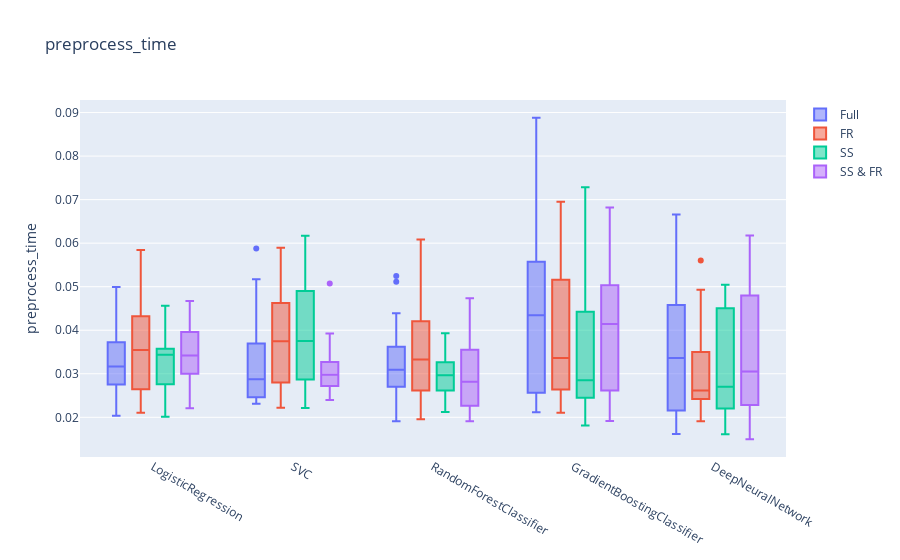
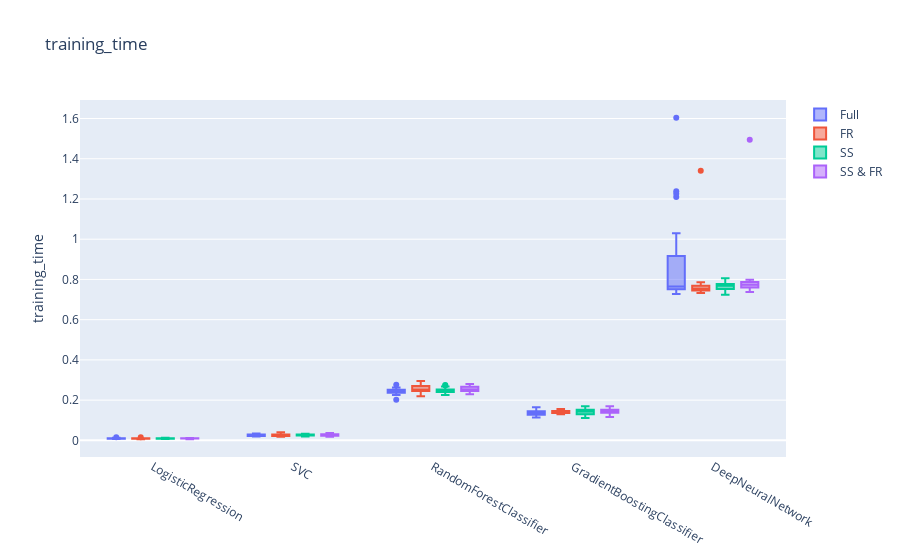
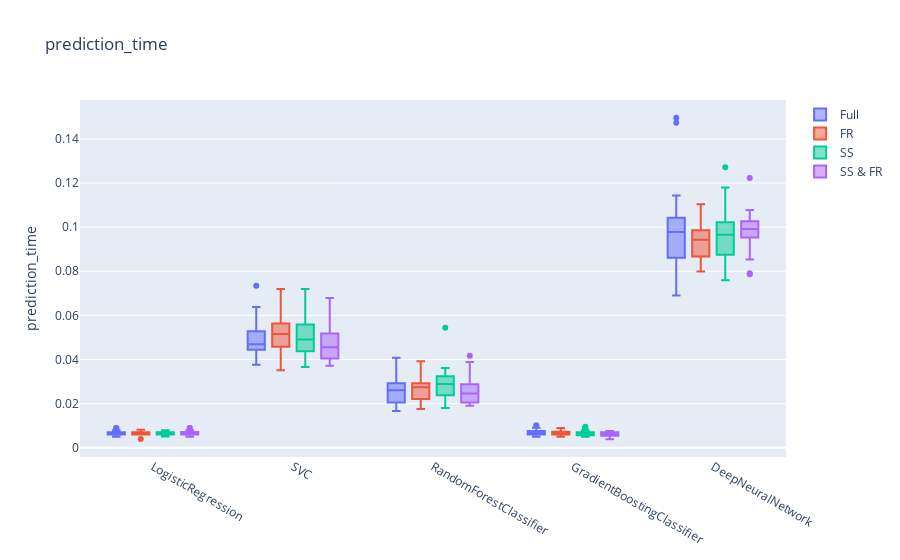

The notebook cell these images were saved under, in order:
### Code cell
make_plots('preprocess_time')
make_plots('training_time')
make_plots('prediction_time')

### Figure 1 — Plotly figure (JSON) as saved in the notebook; plotly's stock layout.template omitted (floating-point values rounded to 4 significant figures)
{"data": [{"name": "Full", "type": "box", "x": ["LogisticRegression", "LogisticRegression", "LogisticRegression", "LogisticRegression", "LogisticRegression", "LogisticRegression", "LogisticRegression", "LogisticRegression", "LogisticRegression", "LogisticRegression", "LogisticRegression", "LogisticRegression", "LogisticRegression", "LogisticRegression", "LogisticRegression", "LogisticRegression", "LogisticRegression", "LogisticRegression", "LogisticRegression", "LogisticRegression", "SVC", "SVC", "SVC", "SVC", "SVC", "SVC", "SVC", "SVC", "SVC", "SVC", "SVC", "SVC", "SVC", "SVC", "SVC", "SVC", "SVC", "SVC", "SVC", "SVC", "RandomForestClassifier", "RandomForestClassifier", "RandomForestClassifier", "RandomForestClassifier", "RandomForestClassifier", "RandomForestClassifier", "RandomForestClassifier", "RandomForestClassifier", "RandomForestClassifier", "RandomForestClassifier", "RandomForestClassifier", "RandomForestClassifier", "RandomForestClassifier", "RandomForestClassifier", "RandomForestClassifier", "RandomForestClassifier", "RandomForestClassifier", "RandomForestClassifier", "RandomForestClassifier", "RandomForestClassifier", "GradientBoostingClassifier", "GradientBoostingClassifier", "GradientBoostingClassifier", "GradientBoostingClassifier", "GradientBoostingClassifier", "GradientBoostingClassifier", "GradientBoostingClassifier", "GradientBoostingClassifier", "GradientBoostingClassifier", "GradientBoostingClassifier", "GradientBoostingClassifier", "GradientBoostingClassifier", "GradientBoostingClassifier", "GradientBoostingClassifier", "GradientBoostingClassifier", "GradientBoostingClassifier", "GradientBoostingClassifier", "GradientBoostingClassifier", "GradientBoostingClassifier", "GradientBoostingClassifier", "DeepNeuralNetwork", "DeepNeuralNetwork", "DeepNeuralNetwork", "DeepNeuralNetwork", "DeepNeuralNetwork", "DeepNeuralNetwork", "DeepNeuralNetwork", "DeepNeuralNetwork", "DeepNeuralNetwork", "DeepNeuralNetwork", "DeepNeuralNetwork", "DeepNeuralNetwork", "DeepNeuralNetwork", "DeepNeuralNetwork", "DeepNeuralNetwork", "DeepNeuralNetwork", "DeepNeuralNetwork", "DeepNeuralNetwork", "DeepNeuralNetwork", "DeepNeuralNetwork"], "y": [0.03111, 0.02713, 0.04081, 0.02916, 0.02731, 0.03308, 0.03526, 0.02038, 0.03016, 0.04992, 0.02401, 0.02426, 0.0322, 0.04103, 0.0301, 0.03454, 0.04131, 0.02775, 0.03315, 0.03921, 0.02314, 0.02693, 0.02412, 0.03875, 0.0284, 0.02465, 0.02923, 0.02451, 0.02353, 0.02905, 0.04254, 0.0588, 0.02332, 0.03283, 0.0361, 0.05172, 0.0271, 0.028, 0.03782, 0.03406, 0.03478, 0.029, 0.02886, 0.0191, 0.0358, 0.02431, 0.03666, 0.02897, 0.03218, 0.02752, 0.04025, 0.05245, 0.0251, 0.02968, 0.03575, 0.03426, 0.04391, 0.02225, 0.05115, 0.02649, 0.04551, 0.03303, 0.06635, 0.04993, 0.04399, 0.02424, 0.05204, 0.08878, 0.02245, 0.04337, 0.07049, 0.02219, 0.02121, 0.02116, 0.02705, 0.04353, 0.03623, 0.05938, 0.04317, 0.06853, 0.06661, 0.058, 0.04547, 0.02312, 0.04104, 0.01916, 0.02712, 0.02743, 0.01617, 0.05082, 0.01916, 0.04609, 0.03215, 0.04482, 0.05585, 0.03512, 0.0231, 0.01953, 0.02003, 0.03653]}, {"name": "FR", "type": "box", "x": ["LogisticRegression", "LogisticRegression", "LogisticRegression", "LogisticRegression", "LogisticRegression", "LogisticRegression", "LogisticRegression", "LogisticRegression", "LogisticRegression", "LogisticRegression", "LogisticRegression", "LogisticRegression", "LogisticRegression", "LogisticRegression", "LogisticRegression", "LogisticRegression", "LogisticRegression", "LogisticRegression", "LogisticRegression", "LogisticRegression", "SVC", "SVC", "SVC", "SVC", "SVC", "SVC", "SVC", "SVC", "SVC", "SVC", "SVC", "SVC", "SVC", "SVC", "SVC", "SVC", "SVC", "SVC", "SVC", "SVC", "RandomForestClassifier", "RandomForestClassifier", "RandomForestClassifier", "RandomForestClassifier", "RandomForestClassifier", "RandomForestClassifier", "RandomForestClassifier", "RandomForestClassifier", "RandomForestClassifier", "RandomForestClassifier", "RandomForestClassifier", "RandomForestClassifier", "RandomForestClassifier", "RandomForestClassifier", "RandomForestClassifier", "RandomForestClassifier", "RandomForestClassifier", "RandomForestClassifier", "RandomForestClassifier", "RandomForestClassifier", "GradientBoostingClassifier", "GradientBoostingClassifier", "GradientBoostingClassifier", "GradientBoostingClassifier", "GradientBoostingClassifier", "GradientBoostingClassifier", "GradientBoostingClassifier", "GradientBoostingClassifier", "GradientBoostingClassifier", "GradientBoostingClassifier", "GradientBoostingClassifier", "GradientBoostingClassifier", "GradientBoostingClassifier", "GradientBoostingClassifier", "GradientBoostingClassifier", "GradientBoostingClassifier", "GradientBoostingClassifier", "GradientBoostingClassifier", "GradientBoostingClassifier", "GradientBoostingClassifier", "DeepNeuralNetwork", "DeepNeuralNetwork", "DeepNeuralNetwork", "DeepNeuralNetwork", "DeepNeuralNetwork", "DeepNeuralNetwork", "DeepNeuralNetwork", "DeepNeuralNetwork", "DeepNeuralNetwork", "DeepNeuralNetwork", "DeepNeuralNetwork", "DeepNeuralNetwork", "DeepNeuralNetwork", "DeepNeuralNetwork", "DeepNeuralNetwork", "DeepNeuralNetwork", "DeepNeuralNetwork", "DeepNeuralNetwork", "DeepNeuralNetwork", "DeepNeuralNetwork"], "y": [0.04948, 0.02815, 0.03278, 0.02105, 0.0512, 0.02671, 0.02219, 0.02317, 0.02479, 0.04389, 0.04534, 0.03109, 0.03527, 0.04251, 0.03935, 0.03864, 0.05843, 0.02613, 0.04151, 0.03567, 0.03714, 0.0361, 0.03775, 0.05732, 0.03933, 0.02608, 0.032, 0.02926, 0.02715, 0.03782, 0.03848, 0.047, 0.02886, 0.02625, 0.05172, 0.04924, 0.02219, 0.0223, 0.04547, 0.05892, 0.04127, 0.0261, 0.05161, 0.03575, 0.03925, 0.03327, 0.03213, 0.03322, 0.0429, 0.01953, 0.03383, 0.05351, 0.02571, 0.02041, 0.03229, 0.05822, 0.06084, 0.0252, 0.0262, 0.02953, 0.03833, 0.05443, 0.02659, 0.06951, 0.02623, 0.03905, 0.02357, 0.04518, 0.05554, 0.06107, 0.0265, 0.05227, 0.0233, 0.04085, 0.05094, 0.02107, 0.02835, 0.02896, 0.0232, 0.02818, 0.03787, 0.02108, 0.02615, 0.02943, 0.04556, 0.02053, 0.02423, 0.02827, 0.02499, 0.01912, 0.0321, 0.02931, 0.02556, 0.05604, 0.02618, 0.02596, 0.04933, 0.02416, 0.02074, 0.04415]}, {"name": "SS", "type": "box", "x": ["LogisticRegression", "LogisticRegression", "LogisticRegression", "LogisticRegression", "LogisticRegression", "LogisticRegression", "LogisticRegression", "LogisticRegression", "LogisticRegression", "LogisticRegression", "LogisticRegression", "LogisticRegression", "LogisticRegression", "LogisticRegression", "LogisticRegression", "LogisticRegression", "LogisticRegression", "LogisticRegression", "LogisticRegression", "LogisticRegression", "SVC", "SVC", "SVC", "SVC", "SVC", "SVC", "SVC", "SVC", "SVC", "SVC", "SVC", "SVC", "SVC", "SVC", "SVC", "SVC", "SVC", "SVC", "SVC", "SVC", "RandomForestClassifier", "RandomForestClassifier", "RandomForestClassifier", "RandomForestClassifier", "RandomForestClassifier", "RandomForestClassifier", "RandomForestClassifier", "RandomForestClassifier", "RandomForestClassifier", "RandomForestClassifier", "RandomForestClassifier", "RandomForestClassifier", "RandomForestClassifier", "RandomForestClassifier", "RandomForestClassifier", "RandomForestClassifier", "RandomForestClassifier", "RandomForestClassifier", "RandomForestClassifier", "RandomForestClassifier", "GradientBoostingClassifier", "GradientBoostingClassifier", "GradientBoostingClassifier", "GradientBoostingClassifier", "GradientBoostingClassifier", "GradientBoostingClassifier", "GradientBoostingClassifier", "GradientBoostingClassifier", "GradientBoostingClassifier", "GradientBoostingClassifier", "GradientBoostingClassifier", "GradientBoostingClassifier", "GradientBoostingClassifier", "GradientBoostingClassifier", "GradientBoostingClassifier", "GradientBoostingClassifier", "GradientBoostingClassifier", "GradientBoostingClassifier", "GradientBoostingClassifier", "GradientBoostingClassifier", "DeepNeuralNetwork", "DeepNeuralNetwork", "DeepNeuralNetwork", "DeepNeuralNetwork", "DeepNeuralNetwork", "DeepNeuralNetwork", "DeepNeuralNetwork", "DeepNeuralNetwork", "DeepNeuralNetwork", "DeepNeuralNetwork", "DeepNeuralNetwork", "DeepNeuralNetwork", "DeepNeuralNetwork", "DeepNeuralNetwork", "DeepNeuralNetwork", "DeepNeuralNetwork", "DeepNeuralNetwork", "DeepNeuralNetwork", "DeepNeuralNetwork", "DeepNeuralNetwork"], "y": [0.02015, 0.03511, 0.02074, 0.022, 0.03412, 0.03477, 0.0456, 0.03536, 0.03632, 0.03461, 0.03418, 0.04327, 0.03641, 0.03517, 0.02754, 0.03617, 0.03131, 0.02763, 0.02706, 0.03217, 0.05067, 0.0473, 0.04048, 0.0527, 0.05537, 0.0308, 0.0353, 0.03235, 0.05174, 0.02408, 0.03971, 0.02921, 0.02816, 0.02509, 0.06173, 0.02213, 0.02715, 0.02961, 0.04014, 0.04074, 0.0242, 0.03014, 0.03261, 0.02122, 0.02559, 0.03473, 0.03263, 0.03025, 0.03929, 0.02791, 0.02514, 0.02666, 0.03425, 0.0292, 0.03173, 0.02914, 0.02865, 0.03118, 0.03274, 0.02315, 0.03122, 0.02507, 0.02624, 0.04641, 0.04226, 0.07283, 0.02126, 0.03038, 0.02602, 0.03534, 0.03962, 0.0462, 0.01814, 0.02398, 0.02502, 0.02013, 0.02113, 0.06583, 0.02666, 0.05102, 0.04337, 0.02686, 0.0482, 0.0397, 0.02285, 0.04815, 0.01711, 0.02255, 0.05046, 0.02297, 0.02716, 0.04678, 0.0303, 0.01809, 0.01642, 0.04842, 0.03726, 0.02149, 0.01609, 0.02402]}, {"name": "SS & FR", "type": "box", "x": ["LogisticRegression", "LogisticRegression", "LogisticRegression", "LogisticRegression", "LogisticRegression", "LogisticRegression", "LogisticRegression", "LogisticRegression", "LogisticRegression", "LogisticRegression", "LogisticRegression", "LogisticRegression", "LogisticRegression", "LogisticRegression", "LogisticRegression", "LogisticRegression", "LogisticRegression", "LogisticRegression", "LogisticRegression", "LogisticRegression", "SVC", "SVC", "SVC", "SVC", "SVC", "SVC", "SVC", "SVC", "SVC", "SVC", "SVC", "SVC", "SVC", "SVC", "SVC", "SVC", "SVC", "SVC", "SVC", "SVC", "RandomForestClassifier", "RandomForestClassifier", "RandomForestClassifier", "RandomForestClassifier", "RandomForestClassifier", "RandomForestClassifier", "RandomForestClassifier", "RandomForestClassifier", "RandomForestClassifier", "RandomForestClassifier", "RandomForestClassifier", "RandomForestClassifier", "RandomForestClassifier", "RandomForestClassifier", "RandomForestClassifier", "RandomForestClassifier", "RandomForestClassifier", "RandomForestClassifier", "RandomForestClassifier", "RandomForestClassifier", "GradientBoostingClassifier", "GradientBoostingClassifier", "GradientBoostingClassifier", "GradientBoostingClassifier", "GradientBoostingClassifier", "GradientBoostingClassifier", "GradientBoostingClassifier", "GradientBoostingClassifier", "GradientBoostingClassifier", "GradientBoostingClassifier", "GradientBoostingClassifier", "GradientBoostingClassifier", "GradientBoostingClassifier", "GradientBoostingClassifier", "GradientBoostingClassifier", "GradientBoostingClassifier", "GradientBoostingClassifier", "GradientBoostingClassifier", "GradientBoostingClassifier", "GradientBoostingClassifier", "DeepNeuralNetwork", "DeepNeuralNetwork", "DeepNeuralNetwork", "DeepNeuralNetwork", "DeepNeuralNetwork", "DeepNeuralNetwork", "DeepNeuralNetwork", "DeepNeuralNetwork", "DeepNeuralNetwork", "DeepNeuralNetwork", "DeepNeuralNetwork", "DeepNeuralNetwork", "DeepNeuralNetwork", "DeepNeuralNetwork", "DeepNeuralNetwork", "DeepNeuralNetwork", "DeepNeuralNetwork", "DeepNeuralNetwork", "DeepNeuralNetwork", "DeepNeuralNetwork"], "y": [0.04513, 0.03108, 0.04672, 0.03763, 0.03021, 0.03225, 0.04238, 0.02969, 0.03369, 0.03034, 0.03714, 0.0298, 0.0222, 0.0361, 0.03716, 0.0221, 0.04342, 0.02714, 0.04159, 0.03474, 0.03122, 0.03264, 0.0271, 0.02501, 0.03922, 0.03577, 0.02722, 0.02632, 0.02918, 0.03021, 0.03228, 0.02935, 0.03061, 0.02913, 0.03279, 0.02802, 0.02555, 0.024, 0.05073, 0.03823, 0.04734, 0.03887, 0.03087, 0.02416, 0.02299, 0.02232, 0.03727, 0.02877, 0.01909, 0.04343, 0.03376, 0.02813, 0.02823, 0.02431, 0.0331, 0.0272, 0.02024, 0.03861, 0.02131, 0.02065, 0.05211, 0.05238, 0.02016, 0.03077, 0.04282, 0.02316, 0.04244, 0.01917, 0.02817, 0.03784, 0.02412, 0.05019, 0.03014, 0.04784, 0.06818, 0.05707, 0.01915, 0.05052, 0.0404, 0.04431, 0.04844, 0.05689, 0.0495, 0.02244, 0.03616, 0.04632, 0.02323, 0.0201, 0.02917, 0.02161, 0.05142, 0.03128, 0.02413, 0.01498, 0.06178, 0.02498, 0.04747, 0.02974, 0.02114, 0.03181]}], "layout": {"boxmode": "group", "title": {"text": "preprocess_time"}, "yaxis": {"title": {"text": "preprocess_time"}}}}

### Figure 2 — Plotly figure (JSON) as saved in the notebook; plotly's stock layout.template omitted (floating-point values rounded to 4 significant figures)
{"data": [{"name": "Full", "type": "box", "x": ["LogisticRegression", "LogisticRegression", "LogisticRegression", "LogisticRegression", "LogisticRegression", "LogisticRegression", "LogisticRegression", "LogisticRegression", "LogisticRegression", "LogisticRegression", "LogisticRegression", "LogisticRegression", "LogisticRegression", "LogisticRegression", "LogisticRegression", "LogisticRegression", "LogisticRegression", "LogisticRegression", "LogisticRegression", "LogisticRegression", "SVC", "SVC", "SVC", "SVC", "SVC", "SVC", "SVC", "SVC", "SVC", "SVC", "SVC", "SVC", "SVC", "SVC", "SVC", "SVC", "SVC", "SVC", "SVC", "SVC", "RandomForestClassifier", "RandomForestClassifier", "RandomForestClassifier", "RandomForestClassifier", "RandomForestClassifier", "RandomForestClassifier", "RandomForestClassifier", "RandomForestClassifier", "RandomForestClassifier", "RandomForestClassifier", "RandomForestClassifier", "RandomForestClassifier", "RandomForestClassifier", "RandomForestClassifier", "RandomForestClassifier", "RandomForestClassifier", "RandomForestClassifier", "RandomForestClassifier", "RandomForestClassifier", "RandomForestClassifier", "GradientBoostingClassifier", "GradientBoostingClassifier", "GradientBoostingClassifier", "GradientBoostingClassifier", "GradientBoostingClassifier", "GradientBoostingClassifier", "GradientBoostingClassifier", "GradientBoostingClassifier", "GradientBoostingClassifier", "GradientBoostingClassifier", "GradientBoostingClassifier", "GradientBoostingClassifier", "GradientBoostingClassifier", "GradientBoostingClassifier", "GradientBoostingClassifier", "GradientBoostingClassifier", "GradientBoostingClassifier", "GradientBoostingClassifier", "GradientBoostingClassifier", "GradientBoostingClassifier", "DeepNeuralNetwork", "DeepNeuralNetwork", "DeepNeuralNetwork", "DeepNeuralNetwork", "DeepNeuralNetwork", "DeepNeuralNetwork", "DeepNeuralNetwork", "DeepNeuralNetwork", "DeepNeuralNetwork", "DeepNeuralNetwork", "DeepNeuralNetwork", "DeepNeuralNetwork", "DeepNeuralNetwork", "DeepNeuralNetwork", "DeepNeuralNetwork", "DeepNeuralNetwork", "DeepNeuralNetwork", "DeepNeuralNetwork", "DeepNeuralNetwork", "DeepNeuralNetwork"], "y": [0.015, 0.011, 0.011, 0.009477, 0.009999, 0.01115, 0.01001, 0.008151, 0.009, 0.008999, 0.008064, 0.008131, 0.009102, 0.007, 0.01351, 0.007003, 0.009089, 0.01116, 0.009527, 0.01001, 0.02715, 0.03429, 0.01973, 0.02123, 0.02251, 0.02712, 0.01916, 0.02725, 0.02112, 0.02018, 0.02219, 0.03322, 0.02701, 0.02831, 0.02919, 0.02923, 0.02559, 0.02928, 0.03208, 0.024, 0.2484, 0.2369, 0.2625, 0.2498, 0.2254, 0.2514, 0.2532, 0.2458, 0.2479, 0.231, 0.2335, 0.2578, 0.2403, 0.2013, 0.2361, 0.2471, 0.2448, 0.2442, 0.2506, 0.2765, 0.1238, 0.1446, 0.1136, 0.1305, 0.1393, 0.1285, 0.1428, 0.1639, 0.1267, 0.13, 0.1365, 0.1472, 0.1445, 0.1277, 0.1645, 0.1625, 0.1403, 0.1276, 0.1338, 0.1249, 1.603, 1.239, 1.226, 1.029, 0.7351, 0.727, 0.7563, 0.7448, 0.7507, 0.7527, 1.21, 0.7588, 0.7613, 0.7698, 0.7467, 0.7709, 0.7688, 0.7851, 0.8049, 0.7565]}, {"name": "FR", "type": "box", "x": ["LogisticRegression", "LogisticRegression", "LogisticRegression", "LogisticRegression", "LogisticRegression", "LogisticRegression", "LogisticRegression", "LogisticRegression", "LogisticRegression", "LogisticRegression", "LogisticRegression", "LogisticRegression", "LogisticRegression", "LogisticRegression", "LogisticRegression", "LogisticRegression", "LogisticRegression", "LogisticRegression", "LogisticRegression", "LogisticRegression", "SVC", "SVC", "SVC", "SVC", "SVC", "SVC", "SVC", "SVC", "SVC", "SVC", "SVC", "SVC", "SVC", "SVC", "SVC", "SVC", "SVC", "SVC", "SVC", "SVC", "RandomForestClassifier", "RandomForestClassifier", "RandomForestClassifier", "RandomForestClassifier", "RandomForestClassifier", "RandomForestClassifier", "RandomForestClassifier", "RandomForestClassifier", "RandomForestClassifier", "RandomForestClassifier", "RandomForestClassifier", "RandomForestClassifier", "RandomForestClassifier", "RandomForestClassifier", "RandomForestClassifier", "RandomForestClassifier", "RandomForestClassifier", "RandomForestClassifier", "RandomForestClassifier", "RandomForestClassifier", "GradientBoostingClassifier", "GradientBoostingClassifier", "GradientBoostingClassifier", "GradientBoostingClassifier", "GradientBoostingClassifier", "GradientBoostingClassifier", "GradientBoostingClassifier", "GradientBoostingClassifier", "GradientBoostingClassifier", "GradientBoostingClassifier", "GradientBoostingClassifier", "GradientBoostingClassifier", "GradientBoostingClassifier", "GradientBoostingClassifier", "GradientBoostingClassifier", "GradientBoostingClassifier", "GradientBoostingClassifier", "GradientBoostingClassifier", "GradientBoostingClassifier", "GradientBoostingClassifier", "DeepNeuralNetwork", "DeepNeuralNetwork", "DeepNeuralNetwork", "DeepNeuralNetwork", "DeepNeuralNetwork", "DeepNeuralNetwork", "DeepNeuralNetwork", "DeepNeuralNetwork", "DeepNeuralNetwork", "DeepNeuralNetwork", "DeepNeuralNetwork", "DeepNeuralNetwork", "DeepNeuralNetwork", "DeepNeuralNetwork", "DeepNeuralNetwork", "DeepNeuralNetwork", "DeepNeuralNetwork", "DeepNeuralNetwork", "DeepNeuralNetwork", "DeepNeuralNetwork"], "y": [0.008128, 0.007002, 0.009012, 0.007999, 0.008, 0.01108, 0.007512, 0.009092, 0.008087, 0.0101, 0.01601, 0.01001, 0.009068, 0.008, 0.01, 0.01051, 0.01041, 0.006001, 0.009118, 0.009127, 0.02616, 0.03813, 0.0201, 0.02219, 0.02308, 0.02164, 0.02209, 0.03663, 0.0241, 0.02611, 0.02513, 0.0403, 0.01818, 0.0379, 0.02608, 0.02009, 0.03238, 0.0221, 0.02428, 0.02658, 0.2446, 0.2614, 0.2459, 0.2638, 0.2656, 0.2413, 0.2532, 0.2366, 0.2951, 0.2776, 0.2284, 0.2633, 0.2777, 0.2494, 0.2196, 0.2894, 0.2738, 0.2495, 0.2487, 0.2507, 0.1557, 0.137, 0.1434, 0.1422, 0.1402, 0.136, 0.1421, 0.1293, 0.1331, 0.1437, 0.1526, 0.1527, 0.1443, 0.136, 0.1418, 0.1548, 0.1463, 0.1449, 0.1432, 0.1297, 0.7805, 0.7591, 0.7616, 0.7414, 0.7473, 0.755, 0.7484, 0.7323, 0.7426, 0.7699, 0.75, 0.7675, 0.7422, 0.7489, 1.34, 0.7857, 0.7721, 0.7327, 0.7676, 0.7521]}, {"name": "SS", "type": "box", "x": ["LogisticRegression", "LogisticRegression", "LogisticRegression", "LogisticRegression", "LogisticRegression", "LogisticRegression", "LogisticRegression", "LogisticRegression", "LogisticRegression", "LogisticRegression", "LogisticRegression", "LogisticRegression", "LogisticRegression", "LogisticRegression", "LogisticRegression", "LogisticRegression", "LogisticRegression", "LogisticRegression", "LogisticRegression", "LogisticRegression", "SVC", "SVC", "SVC", "SVC", "SVC", "SVC", "SVC", "SVC", "SVC", "SVC", "SVC", "SVC", "SVC", "SVC", "SVC", "SVC", "SVC", "SVC", "SVC", "SVC", "RandomForestClassifier", "RandomForestClassifier", "RandomForestClassifier", "RandomForestClassifier", "RandomForestClassifier", "RandomForestClassifier", "RandomForestClassifier", "RandomForestClassifier", "RandomForestClassifier", "RandomForestClassifier", "RandomForestClassifier", "RandomForestClassifier", "RandomForestClassifier", "RandomForestClassifier", "RandomForestClassifier", "RandomForestClassifier", "RandomForestClassifier", "RandomForestClassifier", "RandomForestClassifier", "RandomForestClassifier", "GradientBoostingClassifier", "GradientBoostingClassifier", "GradientBoostingClassifier", "GradientBoostingClassifier", "GradientBoostingClassifier", "GradientBoostingClassifier", "GradientBoostingClassifier", "GradientBoostingClassifier", "GradientBoostingClassifier", "GradientBoostingClassifier", "GradientBoostingClassifier", "GradientBoostingClassifier", "GradientBoostingClassifier", "GradientBoostingClassifier", "GradientBoostingClassifier", "GradientBoostingClassifier", "GradientBoostingClassifier", "GradientBoostingClassifier", "GradientBoostingClassifier", "GradientBoostingClassifier", "DeepNeuralNetwork", "DeepNeuralNetwork", "DeepNeuralNetwork", "DeepNeuralNetwork", "DeepNeuralNetwork", "DeepNeuralNetwork", "DeepNeuralNetwork", "DeepNeuralNetwork", "DeepNeuralNetwork", "DeepNeuralNetwork", "DeepNeuralNetwork", "DeepNeuralNetwork", "DeepNeuralNetwork", "DeepNeuralNetwork", "DeepNeuralNetwork", "DeepNeuralNetwork", "DeepNeuralNetwork", "DeepNeuralNetwork", "DeepNeuralNetwork", "DeepNeuralNetwork"], "y": [0.008139, 0.009998, 0.007998, 0.01016, 0.008999, 0.01, 0.009023, 0.008, 0.00808, 0.007999, 0.01111, 0.01011, 0.008106, 0.007972, 0.009033, 0.007157, 0.01008, 0.006974, 0.01004, 0.013, 0.0302, 0.02613, 0.02399, 0.0293, 0.02338, 0.02708, 0.024, 0.021, 0.02513, 0.01877, 0.02415, 0.02819, 0.02609, 0.03227, 0.02507, 0.03013, 0.02414, 0.03332, 0.02565, 0.02113, 0.2534, 0.2485, 0.2528, 0.2526, 0.2673, 0.2397, 0.2405, 0.2369, 0.2751, 0.2305, 0.2731, 0.2426, 0.243, 0.2376, 0.2515, 0.2422, 0.2259, 0.259, 0.2455, 0.2511, 0.1641, 0.1446, 0.1452, 0.1112, 0.1365, 0.1378, 0.1428, 0.1493, 0.1296, 0.1446, 0.1244, 0.1189, 0.155, 0.1276, 0.1619, 0.1692, 0.1642, 0.13, 0.1464, 0.1387, 0.7747, 0.767, 0.7807, 0.7498, 0.7573, 0.7403, 0.7386, 0.7667, 0.7742, 0.7957, 0.7657, 0.806, 0.775, 0.7718, 0.7539, 0.7358, 0.7706, 0.7232, 0.7825, 0.787]}, {"name": "SS & FR", "type": "box", "x": ["LogisticRegression", "LogisticRegression", "LogisticRegression", "LogisticRegression", "LogisticRegression", "LogisticRegression", "LogisticRegression", "LogisticRegression", "LogisticRegression", "LogisticRegression", "LogisticRegression", "LogisticRegression", "LogisticRegression", "LogisticRegression", "LogisticRegression", "LogisticRegression", "LogisticRegression", "LogisticRegression", "LogisticRegression", "LogisticRegression", "SVC", "SVC", "SVC", "SVC", "SVC", "SVC", "SVC", "SVC", "SVC", "SVC", "SVC", "SVC", "SVC", "SVC", "SVC", "SVC", "SVC", "SVC", "SVC", "SVC", "RandomForestClassifier", "RandomForestClassifier", "RandomForestClassifier", "RandomForestClassifier", "RandomForestClassifier", "RandomForestClassifier", "RandomForestClassifier", "RandomForestClassifier", "RandomForestClassifier", "RandomForestClassifier", "RandomForestClassifier", "RandomForestClassifier", "RandomForestClassifier", "RandomForestClassifier", "RandomForestClassifier", "RandomForestClassifier", "RandomForestClassifier", "RandomForestClassifier", "RandomForestClassifier", "RandomForestClassifier", "GradientBoostingClassifier", "GradientBoostingClassifier", "GradientBoostingClassifier", "GradientBoostingClassifier", "GradientBoostingClassifier", "GradientBoostingClassifier", "GradientBoostingClassifier", "GradientBoostingClassifier", "GradientBoostingClassifier", "GradientBoostingClassifier", "GradientBoostingClassifier", "GradientBoostingClassifier", "GradientBoostingClassifier", "GradientBoostingClassifier", "GradientBoostingClassifier", "GradientBoostingClassifier", "GradientBoostingClassifier", "GradientBoostingClassifier", "GradientBoostingClassifier", "GradientBoostingClassifier", "DeepNeuralNetwork", "DeepNeuralNetwork", "DeepNeuralNetwork", "DeepNeuralNetwork", "DeepNeuralNetwork", "DeepNeuralNetwork", "DeepNeuralNetwork", "DeepNeuralNetwork", "DeepNeuralNetwork", "DeepNeuralNetwork", "DeepNeuralNetwork", "DeepNeuralNetwork", "DeepNeuralNetwork", "DeepNeuralNetwork", "DeepNeuralNetwork", "DeepNeuralNetwork", "DeepNeuralNetwork", "DeepNeuralNetwork", "DeepNeuralNetwork", "DeepNeuralNetwork"], "y": [0.01099, 0.01109, 0.008001, 0.01226, 0.009, 0.01097, 0.01013, 0.009103, 0.008999, 0.009122, 0.0111, 0.009129, 0.009685, 0.006111, 0.00911, 0.008002, 0.01102, 0.007998, 0.01147, 0.0101, 0.02101, 0.02334, 0.03082, 0.026, 0.02912, 0.03321, 0.02548, 0.03479, 0.023, 0.02423, 0.02214, 0.03128, 0.02513, 0.02766, 0.02227, 0.01816, 0.02708, 0.03, 0.03713, 0.02251, 0.2518, 0.2798, 0.2572, 0.2682, 0.2488, 0.2679, 0.2468, 0.231, 0.2784, 0.2534, 0.2439, 0.266, 0.2403, 0.2572, 0.2486, 0.2526, 0.2492, 0.2725, 0.2405, 0.2292, 0.1518, 0.1422, 0.1435, 0.1475, 0.169, 0.1488, 0.1587, 0.1585, 0.1523, 0.1511, 0.1338, 0.1158, 0.1449, 0.1499, 0.1553, 0.127, 0.1352, 0.1342, 0.1433, 0.1381, 0.774, 0.7795, 0.7545, 1.495, 0.7981, 0.7964, 0.7856, 0.7374, 0.7783, 0.766, 0.7463, 0.7375, 0.7701, 0.7736, 0.7706, 0.7513, 0.7876, 0.7711, 0.7868, 0.7906]}], "layout": {"boxmode": "group", "title": {"text": "training_time"}, "yaxis": {"title": {"text": "training_time"}}}}

### Figure 3 — Plotly figure (JSON) as saved in the notebook; plotly's stock layout.template omitted (floating-point values rounded to 4 significant figures)
{"data": [{"name": "Full", "type": "box", "x": ["LogisticRegression", "LogisticRegression", "LogisticRegression", "LogisticRegression", "LogisticRegression", "LogisticRegression", "LogisticRegression", "LogisticRegression", "LogisticRegression", "LogisticRegression", "LogisticRegression", "LogisticRegression", "LogisticRegression", "LogisticRegression", "LogisticRegression", "LogisticRegression", "LogisticRegression", "LogisticRegression", "LogisticRegression", "LogisticRegression", "SVC", "SVC", "SVC", "SVC", "SVC", "SVC", "SVC", "SVC", "SVC", "SVC", "SVC", "SVC", "SVC", "SVC", "SVC", "SVC", "SVC", "SVC", "SVC", "SVC", "RandomForestClassifier", "RandomForestClassifier", "RandomForestClassifier", "RandomForestClassifier", "RandomForestClassifier", "RandomForestClassifier", "RandomForestClassifier", "RandomForestClassifier", "RandomForestClassifier", "RandomForestClassifier", "RandomForestClassifier", "RandomForestClassifier", "RandomForestClassifier", "RandomForestClassifier", "RandomForestClassifier", "RandomForestClassifier", "RandomForestClassifier", "RandomForestClassifier", "RandomForestClassifier", "RandomForestClassifier", "GradientBoostingClassifier", "GradientBoostingClassifier", "GradientBoostingClassifier", "GradientBoostingClassifier", "GradientBoostingClassifier", "GradientBoostingClassifier", "GradientBoostingClassifier", "GradientBoostingClassifier", "GradientBoostingClassifier", "GradientBoostingClassifier", "GradientBoostingClassifier", "GradientBoostingClassifier", "GradientBoostingClassifier", "GradientBoostingClassifier", "GradientBoostingClassifier", "GradientBoostingClassifier", "GradientBoostingClassifier", "GradientBoostingClassifier", "GradientBoostingClassifier", "GradientBoostingClassifier", "DeepNeuralNetwork", "DeepNeuralNetwork", "DeepNeuralNetwork", "DeepNeuralNetwork", "DeepNeuralNetwork", "DeepNeuralNetwork", "DeepNeuralNetwork", "DeepNeuralNetwork", "DeepNeuralNetwork", "DeepNeuralNetwork", "DeepNeuralNetwork", "DeepNeuralNetwork", "DeepNeuralNetwork", "DeepNeuralNetwork", "DeepNeuralNetwork", "DeepNeuralNetwork", "DeepNeuralNetwork", "DeepNeuralNetwork", "DeepNeuralNetwork", "DeepNeuralNetwork"], "y": [0.006998, 0.008987, 0.007997, 0.006, 0.006008, 0.006997, 0.007101, 0.00651, 0.007, 0.006002, 0.006986, 0.007001, 0.007151, 0.005999, 0.007106, 0.007113, 0.005003, 0.009002, 0.006228, 0.006001, 0.04609, 0.05287, 0.0435, 0.05066, 0.04019, 0.04759, 0.0393, 0.04477, 0.03765, 0.04518, 0.05675, 0.05282, 0.04416, 0.04782, 0.0497, 0.04629, 0.04521, 0.06386, 0.05789, 0.07347, 0.01874, 0.02812, 0.04081, 0.02438, 0.02597, 0.03203, 0.02917, 0.02422, 0.03615, 0.02927, 0.01664, 0.027, 0.01711, 0.01721, 0.02129, 0.02641, 0.02413, 0.03941, 0.02631, 0.01974, 0.006998, 0.007104, 0.007003, 0.006965, 0.006, 0.01018, 0.005997, 0.007167, 0.006169, 0.004997, 0.007032, 0.008096, 0.007227, 0.008039, 0.009, 0.005622, 0.006602, 0.006085, 0.005958, 0.009104, 0.1495, 0.1472, 0.1073, 0.08344, 0.07835, 0.1143, 0.1061, 0.09603, 0.09235, 0.0824, 0.07414, 0.09844, 0.1003, 0.09724, 0.09428, 0.1008, 0.08888, 0.1023, 0.06907, 0.1007]}, {"name": "FR", "type": "box", "x": ["LogisticRegression", "LogisticRegression", "LogisticRegression", "LogisticRegression", "LogisticRegression", "LogisticRegression", "LogisticRegression", "LogisticRegression", "LogisticRegression", "LogisticRegression", "LogisticRegression", "LogisticRegression", "LogisticRegression", "LogisticRegression", "LogisticRegression", "LogisticRegression", "LogisticRegression", "LogisticRegression", "LogisticRegression", "LogisticRegression", "SVC", "SVC", "SVC", "SVC", "SVC", "SVC", "SVC", "SVC", "SVC", "SVC", "SVC", "SVC", "SVC", "SVC", "SVC", "SVC", "SVC", "SVC", "SVC", "SVC", "RandomForestClassifier", "RandomForestClassifier", "RandomForestClassifier", "RandomForestClassifier", "RandomForestClassifier", "RandomForestClassifier", "RandomForestClassifier", "RandomForestClassifier", "RandomForestClassifier", "RandomForestClassifier", "RandomForestClassifier", "RandomForestClassifier", "RandomForestClassifier", "RandomForestClassifier", "RandomForestClassifier", "RandomForestClassifier", "RandomForestClassifier", "RandomForestClassifier", "RandomForestClassifier", "RandomForestClassifier", "GradientBoostingClassifier", "GradientBoostingClassifier", "GradientBoostingClassifier", "GradientBoostingClassifier", "GradientBoostingClassifier", "GradientBoostingClassifier", "GradientBoostingClassifier", "GradientBoostingClassifier", "GradientBoostingClassifier", "GradientBoostingClassifier", "GradientBoostingClassifier", "GradientBoostingClassifier", "GradientBoostingClassifier", "GradientBoostingClassifier", "GradientBoostingClassifier", "GradientBoostingClassifier", "GradientBoostingClassifier", "GradientBoostingClassifier", "GradientBoostingClassifier", "GradientBoostingClassifier", "DeepNeuralNetwork", "DeepNeuralNetwork", "DeepNeuralNetwork", "DeepNeuralNetwork", "DeepNeuralNetwork", "DeepNeuralNetwork", "DeepNeuralNetwork", "DeepNeuralNetwork", "DeepNeuralNetwork", "DeepNeuralNetwork", "DeepNeuralNetwork", "DeepNeuralNetwork", "DeepNeuralNetwork", "DeepNeuralNetwork", "DeepNeuralNetwork", "DeepNeuralNetwork", "DeepNeuralNetwork", "DeepNeuralNetwork", "DeepNeuralNetwork", "DeepNeuralNetwork"], "y": [0.008007, 0.005997, 0.007001, 0.00809, 0.008165, 0.007108, 0.005999, 0.006997, 0.007113, 0.006002, 0.005998, 0.007, 0.006, 0.007, 0.006997, 0.006999, 0.00603, 0.00398, 0.00607, 0.007002, 0.05735, 0.04826, 0.05532, 0.04786, 0.0452, 0.04935, 0.05086, 0.06887, 0.05233, 0.04382, 0.03519, 0.07197, 0.06792, 0.04017, 0.04276, 0.05442, 0.06584, 0.05303, 0.04634, 0.05243, 0.03222, 0.02718, 0.031, 0.0211, 0.02522, 0.02924, 0.01916, 0.022, 0.02814, 0.02501, 0.01795, 0.02911, 0.02925, 0.02767, 0.03918, 0.02664, 0.02215, 0.02817, 0.03617, 0.01759, 0.007968, 0.00612, 0.007168, 0.009002, 0.00619, 0.006163, 0.00712, 0.006962, 0.005129, 0.005998, 0.008002, 0.008168, 0.007113, 0.007107, 0.005919, 0.005249, 0.004999, 0.007479, 0.006047, 0.007165, 0.1104, 0.0858, 0.08451, 0.09573, 0.0953, 0.08749, 0.09345, 0.09958, 0.09269, 0.09149, 0.0991, 0.1041, 0.08402, 0.09758, 0.08063, 0.09796, 0.1015, 0.0799, 0.09401, 0.09461]}, {"name": "SS", "type": "box", "x": ["LogisticRegression", "LogisticRegression", "LogisticRegression", "LogisticRegression", "LogisticRegression", "LogisticRegression", "LogisticRegression", "LogisticRegression", "LogisticRegression", "LogisticRegression", "LogisticRegression", "LogisticRegression", "LogisticRegression", "LogisticRegression", "LogisticRegression", "LogisticRegression", "LogisticRegression", "LogisticRegression", "LogisticRegression", "LogisticRegression", "SVC", "SVC", "SVC", "SVC", "SVC", "SVC", "SVC", "SVC", "SVC", "SVC", "SVC", "SVC", "SVC", "SVC", "SVC", "SVC", "SVC", "SVC", "SVC", "SVC", "RandomForestClassifier", "RandomForestClassifier", "RandomForestClassifier", "RandomForestClassifier", "RandomForestClassifier", "RandomForestClassifier", "RandomForestClassifier", "RandomForestClassifier", "RandomForestClassifier", "RandomForestClassifier", "RandomForestClassifier", "RandomForestClassifier", "RandomForestClassifier", "RandomForestClassifier", "RandomForestClassifier", "RandomForestClassifier", "RandomForestClassifier", "RandomForestClassifier", "RandomForestClassifier", "RandomForestClassifier", "GradientBoostingClassifier", "GradientBoostingClassifier", "GradientBoostingClassifier", "GradientBoostingClassifier", "GradientBoostingClassifier", "GradientBoostingClassifier", "GradientBoostingClassifier", "GradientBoostingClassifier", "GradientBoostingClassifier", "GradientBoostingClassifier", "GradientBoostingClassifier", "GradientBoostingClassifier", "GradientBoostingClassifier", "GradientBoostingClassifier", "GradientBoostingClassifier", "GradientBoostingClassifier", "GradientBoostingClassifier", "GradientBoostingClassifier", "GradientBoostingClassifier", "GradientBoostingClassifier", "DeepNeuralNetwork", "DeepNeuralNetwork", "DeepNeuralNetwork", "DeepNeuralNetwork", "DeepNeuralNetwork", "DeepNeuralNetwork", "DeepNeuralNetwork", "DeepNeuralNetwork", "DeepNeuralNetwork", "DeepNeuralNetwork", "DeepNeuralNetwork", "DeepNeuralNetwork", "DeepNeuralNetwork", "DeepNeuralNetwork", "DeepNeuralNetwork", "DeepNeuralNetwork", "DeepNeuralNetwork", "DeepNeuralNetwork", "DeepNeuralNetwork", "DeepNeuralNetwork"], "y": [0.006079, 0.007111, 0.005998, 0.00663, 0.00603, 0.006996, 0.005984, 0.007999, 0.006001, 0.006, 0.007143, 0.005999, 0.006096, 0.008, 0.00512, 0.006661, 0.007144, 0.005998, 0.006511, 0.005999, 0.04206, 0.04979, 0.04816, 0.03667, 0.05939, 0.05598, 0.05276, 0.05016, 0.07193, 0.04044, 0.04601, 0.04429, 0.04248, 0.06041, 0.0534, 0.05578, 0.04318, 0.04841, 0.05644, 0.04777, 0.03261, 0.02512, 0.02364, 0.02515, 0.03099, 0.01801, 0.02911, 0.03131, 0.02916, 0.02315, 0.02512, 0.02177, 0.03231, 0.03612, 0.02408, 0.03316, 0.02017, 0.03342, 0.02878, 0.05439, 0.008991, 0.006987, 0.00617, 0.009562, 0.005997, 0.005996, 0.006994, 0.008, 0.006054, 0.004996, 0.005001, 0.009064, 0.007001, 0.005493, 0.007081, 0.005081, 0.006084, 0.005001, 0.006067, 0.007, 0.1049, 0.08127, 0.1045, 0.09849, 0.09803, 0.09511, 0.1179, 0.0759, 0.0946, 0.0994, 0.08024, 0.08341, 0.1145, 0.08308, 0.09992, 0.09245, 0.09499, 0.1271, 0.09953, 0.09154]}, {"name": "SS & FR", "type": "box", "x": ["LogisticRegression", "LogisticRegression", "LogisticRegression", "LogisticRegression", "LogisticRegression", "LogisticRegression", "LogisticRegression", "LogisticRegression", "LogisticRegression", "LogisticRegression", "LogisticRegression", "LogisticRegression", "LogisticRegression", "LogisticRegression", "LogisticRegression", "LogisticRegression", "LogisticRegression", "LogisticRegression", "LogisticRegression", "LogisticRegression", "SVC", "SVC", "SVC", "SVC", "SVC", "SVC", "SVC", "SVC", "SVC", "SVC", "SVC", "SVC", "SVC", "SVC", "SVC", "SVC", "SVC", "SVC", "SVC", "SVC", "RandomForestClassifier", "RandomForestClassifier", "RandomForestClassifier", "RandomForestClassifier", "RandomForestClassifier", "RandomForestClassifier", "RandomForestClassifier", "RandomForestClassifier", "RandomForestClassifier", "RandomForestClassifier", "RandomForestClassifier", "RandomForestClassifier", "RandomForestClassifier", "RandomForestClassifier", "RandomForestClassifier", "RandomForestClassifier", "RandomForestClassifier", "RandomForestClassifier", "RandomForestClassifier", "RandomForestClassifier", "GradientBoostingClassifier", "GradientBoostingClassifier", "GradientBoostingClassifier", "GradientBoostingClassifier", "GradientBoostingClassifier", "GradientBoostingClassifier", "GradientBoostingClassifier", "GradientBoostingClassifier", "GradientBoostingClassifier", "GradientBoostingClassifier", "GradientBoostingClassifier", "GradientBoostingClassifier", "GradientBoostingClassifier", "GradientBoostingClassifier", "GradientBoostingClassifier", "GradientBoostingClassifier", "GradientBoostingClassifier", "GradientBoostingClassifier", "GradientBoostingClassifier", "GradientBoostingClassifier", "DeepNeuralNetwork", "DeepNeuralNetwork", "DeepNeuralNetwork", "DeepNeuralNetwork", "DeepNeuralNetwork", "DeepNeuralNetwork", "DeepNeuralNetwork", "DeepNeuralNetwork", "DeepNeuralNetwork", "DeepNeuralNetwork", "DeepNeuralNetwork", "DeepNeuralNetwork", "DeepNeuralNetwork", "DeepNeuralNetwork", "DeepNeuralNetwork", "DeepNeuralNetwork", "DeepNeuralNetwork", "DeepNeuralNetwork", "DeepNeuralNetwork", "DeepNeuralNetwork"], "y": [0.008995, 0.008004, 0.006999, 0.007126, 0.007006, 0.007014, 0.007081, 0.007157, 0.009029, 0.007012, 0.006041, 0.006994, 0.007, 0.005002, 0.006098, 0.005002, 0.005132, 0.006, 0.007156, 0.006005, 0.04231, 0.04075, 0.04049, 0.05271, 0.03829, 0.04073, 0.0392, 0.05578, 0.05239, 0.04888, 0.04762, 0.03827, 0.04353, 0.03723, 0.06788, 0.04041, 0.0499, 0.05123, 0.04978, 0.05276, 0.02116, 0.0252, 0.021, 0.01938, 0.02206, 0.03194, 0.01915, 0.04175, 0.02018, 0.02891, 0.02637, 0.024, 0.02867, 0.02629, 0.02213, 0.0389, 0.02613, 0.01916, 0.01905, 0.03282, 0.007088, 0.007079, 0.006, 0.006125, 0.007614, 0.006001, 0.006992, 0.006231, 0.006106, 0.007204, 0.005911, 0.003998, 0.005127, 0.007, 0.007004, 0.004257, 0.005008, 0.006999, 0.003932, 0.006134, 0.09899, 0.1029, 0.1049, 0.07867, 0.1034, 0.1223, 0.1024, 0.08533, 0.09994, 0.1005, 0.1018, 0.07907, 0.09655, 0.09812, 0.09921, 0.09456, 0.09921, 0.09601, 0.08751, 0.1078]}], "layout": {"boxmode": "group", "title": {"text": "prediction_time"}, "yaxis": {"title": {"text": "prediction_time"}}}}
